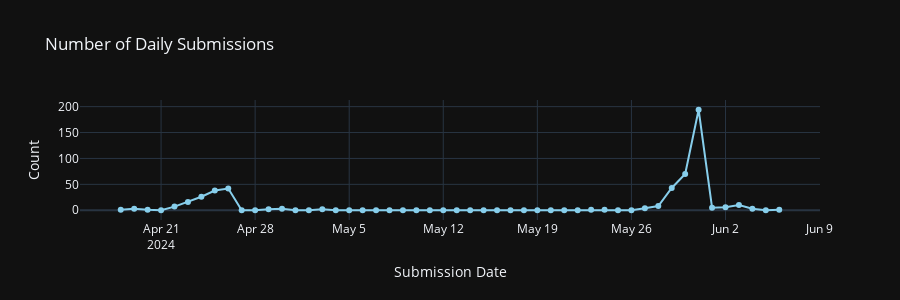

Notebook source saved alongside this figure:
### Code cell
# Create time-series figure
time_series_fig = px.line(
    submissions_raw_df.groupby(pd.Grouper(key='submission_date', freq='D')).size().reset_index(name='count'),
    x='submission_date',
    y='count',
    title='Number of Daily Submissions',
    height=LINEPLOT_HEIGHT,
    markers=True,
    labels={
        'submission_date': 'Submission Date',
        'count': 'Count'
    },
)
time_series_fig.data[0].line.color = 'skyblue'
time_series_fig.show()

### Figure 1 — Plotly figure (JSON) as saved in the notebook; plotly's stock layout.template omitted (floating-point values rounded to 4 significant figures)
{"data": [{"hovertemplate": "Submission Date=%{x}<br>Count=%{y}<extra></extra>", "legendgroup": "", "line": {"color": "skyblue", "dash": "solid"}, "marker": {"symbol": "circle"}, "mode": "lines+markers", "name": "", "orientation": "v", "showlegend": false, "x": ["2024-04-18T00:00:00+00:00", "2024-04-19T00:00:00+00:00", "2024-04-20T00:00:00+00:00", "2024-04-21T00:00:00+00:00", "2024-04-22T00:00:00+00:00", "2024-04-23T00:00:00+00:00", "2024-04-24T00:00:00+00:00", "2024-04-25T00:00:00+00:00", "2024-04-26T00:00:00+00:00", "2024-04-27T00:00:00+00:00", "2024-04-28T00:00:00+00:00", "2024-04-29T00:00:00+00:00", "2024-04-30T00:00:00+00:00", "2024-05-01T00:00:00+00:00", "2024-05-02T00:00:00+00:00", "2024-05-03T00:00:00+00:00", "2024-05-04T00:00:00+00:00", "2024-05-05T00:00:00+00:00", "2024-05-06T00:00:00+00:00", "2024-05-07T00:00:00+00:00", "2024-05-08T00:00:00+00:00", "2024-05-09T00:00:00+00:00", "2024-05-10T00:00:00+00:00", "2024-05-11T00:00:00+00:00", "2024-05-12T00:00:00+00:00", "2024-05-13T00:00:00+00:00", "2024-05-14T00:00:00+00:00", "2024-05-15T00:00:00+00:00", "2024-05-16T00:00:00+00:00", "2024-05-17T00:00:00+00:00", "2024-05-18T00:00:00+00:00", "2024-05-19T00:00:00+00:00", "2024-05-20T00:00:00+00:00", "2024-05-21T00:00:00+00:00", "2024-05-22T00:00:00+00:00", "2024-05-23T00:00:00+00:00", "2024-05-24T00:00:00+00:00", "2024-05-25T00:00:00+00:00", "2024-05-26T00:00:00+00:00", "2024-05-27T00:00:00+00:00", "2024-05-28T00:00:00+00:00", "2024-05-29T00:00:00+00:00", "2024-05-30T00:00:00+00:00", "2024-05-31T00:00:00+00:00", "2024-06-01T00:00:00+00:00", "2024-06-02T00:00:00+00:00", "2024-06-03T00:00:00+00:00", "2024-06-04T00:00:00+00:00", "2024-06-05T00:00:00+00:00", "2024-06-06T00:00:00+00:00"], "xaxis": "x", "y": [1, 3, 1, 0, 7, 16, 26, 38, 42, 0, 0, 2, 3, 0, 0, 2, 0, 0, 0, 0, 0, 0, 0, 0, 0, 0, 0, 0, 0, 0, 0, 0, 0, 0, 0, 1, 1, 0, 0, 4, 8, 43, 70, 194, 5, 6, 10, 3, 0, 1], "yaxis": "y", "type": "scatter"}], "layout": {"xaxis": {"anchor": "y", "domain": [0.0, 1.0], "title": {"text": "Submission Date"}}, "yaxis": {"anchor": "x", "domain": [0.0, 1.0], "title": {"text": "Count"}}, "legend": {"tracegroupgap": 0}, "title": {"text": "Number of Daily Submissions"}, "height": 300}}
